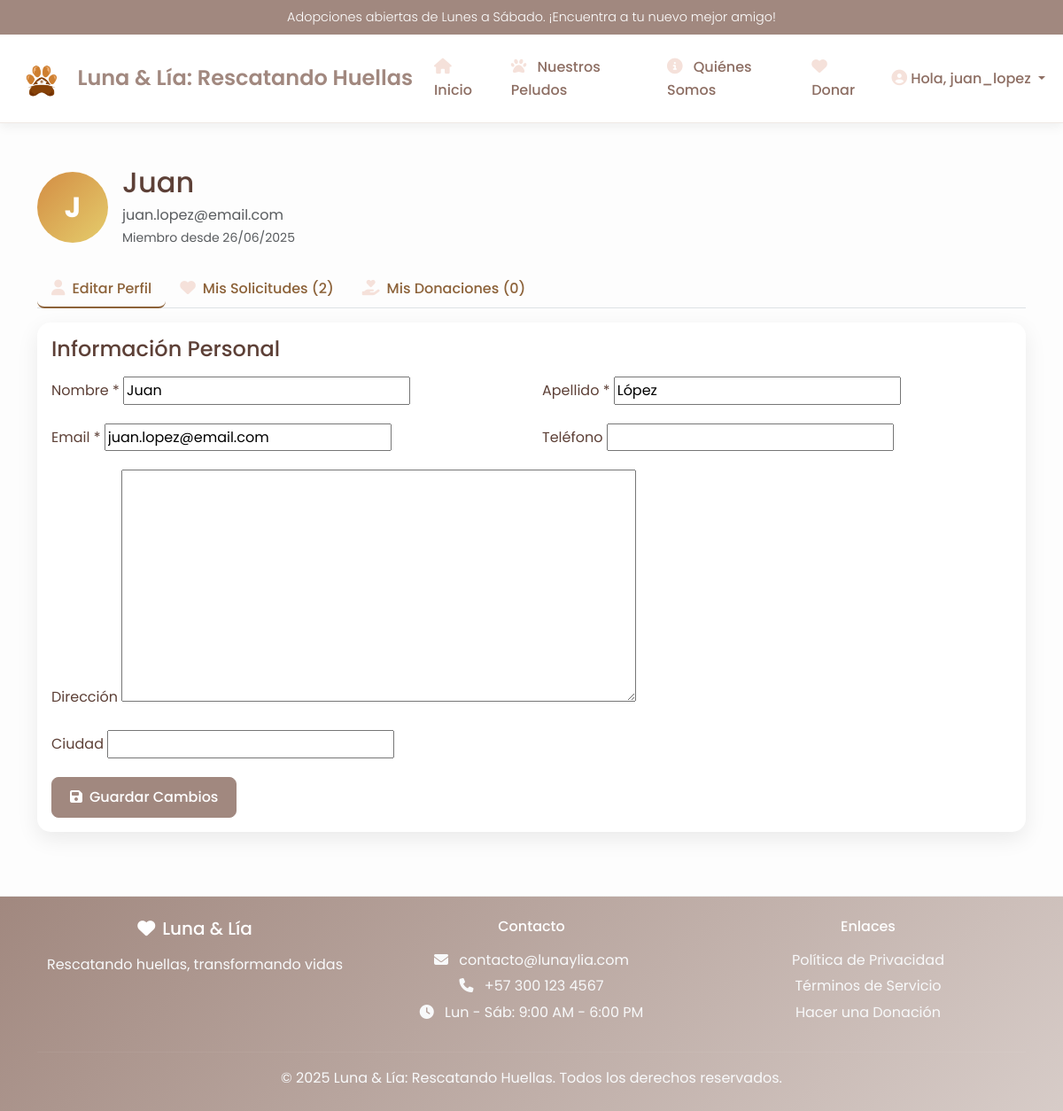
/perfil/ (signed in), run on the app's committed database.
### adopcion/models.py (models this page shows, shortened)
class Usuario(AbstractUser):
    ROL_CHOICES = (
        ('usuario', 'Usuario'),
        ('administrador', 'Administrador'),
    )
    TIPO_VIVIENDA_CHOICES = (
        ('casa', 'Casa'),
        ('apartamento', 'Apartamento'),
        ('finca', 'Finca'),
    )
    first_name = None
    last_name = None
    nombre = models.CharField(
        max_length=100,
        blank=False,
        null=False,
        validators=[
            RegexValidator(
                regex=r'^[a-zA-ZáéíóúÁÉÍÓÚñÑ\s]+$',
                message="El nombre solo puede contener letras y espacios."
            )
        ]
    )
    apellido = models.CharField(
        max_length=100,
        blank=False,
        null=False,
        validators=[
            RegexValidator(
                regex=r'^[a-zA-ZáéíóúÁÉÍÓÚñÑ\s]+$',
                message="El apellido solo puede contener letras y espacios."
            )
        ]
    )
    telefono = models.CharField(
        max_length=20,
        blank=True,
        validators=[
            RegexValidator(
                regex=r'^[\d\s\-\+\(\)]+$',
                message="El teléfono solo puede contener números, espacios, guiones, paréntesis y el símbolo +."
            )
        ]
    )
    direccion = models.TextField(blank=True)
    ciudad = models.CharField(
        max_length=100,
        blank=True,
        validators=[
            RegexValidator(
                regex=r'^[a-zA-ZáéíóúÁÉÍÓÚñÑ\s]+$',
                message="La ciudad solo puede contener letras y espacios."
            )
        ]
    )
    fecha_nacimiento = models.DateField(null=True, blank=True)
    ocupacion = models.CharField(
        max_length=100,
        blank=True,
        validators=[
            RegexValidator(
                regex=r'^[a-zA-ZáéíóúÁÉÍÓÚñÑ\s]+$',
                message="La ocupación solo puede contener letras y espacios."
            )
        ]
    )
    tipo_vivienda = models.CharField(max_length=20, choices=TIPO_VIVIENDA_CHOICES, default='casa')
    tiene_experiencia_mascotas = models.BooleanField(default=False)
    rol = models.CharField(max_length=15, choices=ROL_CHOICES, default='usuario')

### adopcion/views.py (the view)
# urls.py: path('perfil/', views.perfil_view, name='perfil'),
@login_required
def perfil_view(request):
    if request.method == 'POST':
        form = UserUpdateForm(request.POST, instance=request.user)
        if form.is_valid():
            form.save()
            messages.success(request, '¡Tu perfil ha sido actualizado con éxito!')
            return redirect('perfil')
    else:
        form = UserUpdateForm(instance=request.user)
    solicitudes = SolicitudAdopcion.objects.filter(usuario=request.user).order_by('-fecha_solicitud')
    donaciones = Donacion.objects.filter(usuario=request.user).order_by('-fecha_donacion')
    context = {
        'form': form,
        'solicitudes': solicitudes,
        'donaciones': donaciones
    }
    return render(request, 'adopcion/perfil.html', context)

### adopcion/templates/adopcion/perfil.html (shortened to what this page needs)
{% extends 'adopcion/base.html' %}
{% load static %}
{% block content %}
<div class="container mt-4">
    <div class="row">
        <div class="col-12">
            <div class="d-flex align-items-center mb-4">
                <div class="user-avatar-large me-3" style="width: 80px; height: 80px; background: linear-gradient(135deg, #d38d44, #e5cd6c); border-radius: 50%; display: flex; align-items: center; justify-content: center; color: white; font-weight: bold; font-size: 2rem;">
                    {{ user.nombre|default:user.username|first|upper }}
                </div>
                <div>
                    <h2 class="mb-1">{{ user.nombre|default:user.username }}</h2>
                    <p class="text-muted mb-0">{{ user.email }}</p>
                    <small class="text-muted">Miembro desde {{ user.date_joined|date:"d/m/Y" }}</small>
                </div>
            </div>
        </div>
    </div>
    <ul class="nav nav-tabs" id="myTab" role="tablist">
        <li class="nav-item" role="presentation">
            <button class="nav-link active" id="perfil-tab" data-bs-toggle="tab" data-bs-target="#perfil" type="button" role="tab">
                <i class="fas fa-user me-2"></i>Editar Perfil
            </button>
        </li>
        <li class="nav-item" role="presentation">
            <button class="nav-link" id="solicitudes-tab" data-bs-toggle="tab" data-bs-target="#solicitudes" type="button" role="tab">
                <i class="fas fa-heart me-2"></i>Mis Solicitudes ({{ solicitudes.count }})
            </button>
        </li>
        <li class="nav-item" role="presentation">
            <button class="nav-link" id="donaciones-tab" data-bs-toggle="tab" data-bs-target="#donaciones" type="button" role="tab">
                <i class="fas fa-hand-holding-heart me-2"></i>Mis Donaciones ({{ donaciones.count }})
            </button>
        </li>
    </ul>
    <div class="tab-content" id="myTabContent">
        <div class="tab-pane fade show active" id="perfil" role="tabpanel" tabindex="0">
            <div class="card card-body mt-3">
                <h4 class="card-title mb-3">Información Personal</h4>
                <form method="post">
                    <div class="row">
                        <div class="col-md-6">
                            <div class="mb-3">
                                <label for="{{ form.nombre.id_for_label }}" class="form-label">Nombre *</label>
                                {{ form.nombre }}
                            </div>
                        </div>
                        <div class="col-md-6">
                            <div class="mb-3">
                                <label for="{{ form.apellido.id_for_label }}" class="form-label">Apellido *</label>
                                {{ form.apellido }}
                            </div>
                        </div>
                    </div>
                    <div class="row">
                        <div class="col-md-6">
                            <div class="mb-3">
                                <label for="{{ form.email.id_for_label }}" class="form-label">Email *</label>
                                {{ form.email }}
                            </div>
                        </div>
                        <div class="col-md-6">
                            <div class="mb-3">
                                <label for="{{ form.telefono.id_for_label }}" class="form-label">Teléfono</label>
                                {{ form.telefono }}
                            </div>
                        </div>
                    </div>
                    <div class="mb-3">
                        <label for="{{ form.direccion.id_for_label }}" class="form-label">Dirección</label>
                        {{ form.direccion }}
                    </div>
                    <div class="mb-3">
                        <label for="{{ form.ciudad.id_for_label }}" class="form-label">Ciudad</label>
                        {{ form.ciudad }}
                    </div>
                    <button type="submit" class="btn btn-primary">
                        <i class="fas fa-save me-2"></i>Guardar Cambios
                    </button>
                </form>
            </div>
        </div>
    </div>
</div>
{% endblock %}

### adopcion/templates/adopcion/base.html (shortened to what this page needs)
{% load static %}
{% load admin_filters %}
<!DOCTYPE html>
<html lang="es">
<head>
    <link href="https://cdn.jsdelivr.net/npm/bootstrap@5.3.0/dist/css/bootstrap.min.css" rel="stylesheet">
    <link rel="stylesheet" href="https://cdnjs.cloudflare.com/ajax/libs/font-awesome/6.5.1/css/all.min.css">
    <link rel="stylesheet" href="{% static 'css/styles.css' %}">
</head>
<body>
    <header class="header-container">
        <div class="top-bar text-center p-2">
            Adopciones abiertas de Lunes a Sábado. ¡Encuentra a tu nuevo mejor amigo!
        </div>
        <nav class="navbar navbar-expand-lg">
            <div class="container-fluid">
                <a class="navbar-brand d-flex align-items-center" href="{% url 'inicio' %}">
                    <img src="{% static 'images/log.png' %}" alt="Logo Luna & Lía" height="50">
                    <span class="ms-2 site-title">Luna & Lía: Rescatando Huellas</span>
                </a>
                <div class="collapse navbar-collapse" id="navbarNav">
                    {% if user.is_authenticated and user.email|is_admin_email %}
                        <ul class="navbar-nav ms-auto">
                            <li class="nav-item"><a class="nav-link" href="{% url 'admin_dashboard' %}"><i class="fas fa-chart-line"></i> Panel</a></li>
                            <li class="nav-item"><a class="nav-link" href="{% url 'admin_agregar_mascota' %}"><i class="fas fa-plus"></i> Añadir Mascota</a></li>
                            <li class="nav-item"><a class="nav-link" href="{% url 'admin_solicitudes' %}"><i class="fas fa-file-alt"></i> Solicitudes</a></li>
                            <li class="nav-item"><a class="nav-link" href="{% url 'admin_reportes' %}"><i class="fas fa-file-pdf"></i> Reportes</a></li>
                            <li class="nav-item dropdown">
                                <a class="nav-link dropdown-toggle" href="#" id="navbarDropdownDonaciones" role="button" data-bs-toggle="dropdown" aria-expanded="false">
                                    <i class="fas fa-heart"></i> Donaciones
                                </a>
                                <ul class="dropdown-menu" aria-labelledby="navbarDropdownDonaciones">
                                    <li><a class="dropdown-item" href="{% url 'busqueda_donantes' %}"><i class="fas fa-search"></i> Buscar Donantes</a></li>
                                    <li><a class="dropdown-item" href="{% url 'gestionar_categorias' %}"><i class="fas fa-tags"></i> Gestionar Categorías</a></li>
                                </ul>
                            </li>
                            <li class="nav-item dropdown">
                                <a class="nav-link dropdown-toggle" href="#" id="navbarDropdownAdmin" role="button" data-bs-toggle="dropdown" aria-expanded="false">
                                    <i class="fas fa-user-shield"></i> {{ user.username }}
                                </a>
                                <ul class="dropdown-menu dropdown-menu-end" aria-labelledby="navbarDropdownAdmin">
                                    <li>
                                        <a class="dropdown-item position-relative" href="{% url 'notificaciones' %}">
                                            <i class="fas fa-bell"></i> Notificaciones
                                            {% if tiene_notificaciones %}
                                                <span class="position-absolute top-0 start-100 translate-middle badge rounded-pill bg-danger">
                                                    {{ notificaciones_no_leidas }}
                                                </span>
                                            {% endif %}
                                        </a>
                                    </li>
                                    <li><hr class="dropdown-divider"></li>
                                    <li><a class="dropdown-item" href="{% url 'logout' %}">Cerrar Sesión</a></li>
                                </ul>
                            </li>
                        </ul>
                    {% else %}
                        <ul class="navbar-nav mx-auto">
                            <li class="nav-item">
                                <a class="nav-link" href="{% url 'inicio' %}"><i class="fas fa-home"></i> Inicio</a>
                            </li>
                            <li class="nav-item">
                                <a class="nav-link" href="{% url 'lista_mascotas' %}"><i class="fas fa-paw"></i> Nuestros Peludos</a>
                            </li>
                            <li class="nav-item">
                                <a class="nav-link" href="{% url 'quienes_somos' %}"><i class="fas fa-info-circle"></i> Quiénes Somos</a>
                            </li>
                            <li class="nav-item">
                                <a class="nav-link" href="{% url 'donar' %}"><i class="fas fa-heart"></i> Donar</a>
                            </li>
                        </ul>
                        <ul class="navbar-nav ms-auto">
                            {% if user.is_authenticated %}
                                <li class="nav-item dropdown">
                                    <a class="nav-link dropdown-toggle" href="#" id="navbarDropdownUser" role="button" data-bs-toggle="dropdown" aria-expanded="false">
                                        <i class="fas fa-user-circle me-1"></i>Hola, {{ user.username }}
                                    </a>
                                </li>
                            {% else %}
                                <li class="nav-item"><a href="{% url 'login' %}" class="btn btn-primary-custom">Iniciar Sesión</a></li>
                                <li class="nav-item ms-2"><a href="{% url 'registro' %}" class="btn btn-secondary-custom">Registrarse</a></li>
                            {% endif %}
                        </ul>
                    {% endif %}
                </div>
            </div>
        </nav>
    </header>
    <main class="container-fluid py-4">
        {% block content %}{% endblock %}
    </main>
    <footer class="footer-container text-center py-4 mt-5">
        <div class="container">
            <div class="row">
                <div class="col-md-4">
                    <h5 class="text-white mb-3"><i class="fas fa-heart me-2"></i>Luna & Lía</h5>
                    <p class="text-light">Rescatando huellas, transformando vidas</p>
                </div>
                <div class="col-md-4">
                    <h6 class="text-white mb-3">Contacto</h6>
                    <p class="text-light mb-1">
                        <i class="fas fa-envelope me-2"></i>
                        <a href="mailto:contacto@lunaylia.com" class="text-light text-decoration-none">contacto@lunaylia.com</a>
                    </p>
                    <p class="text-light mb-1">
                        <i class="fas fa-phone me-2"></i>
                        <a href="tel:+573001234567" class="text-light text-decoration-none">+57 300 123 4567</a>
                    </p>
                    <p class="text-light">
                        <i class="fas fa-clock me-2"></i>
                        Lun - Sáb: 9:00 AM - 6:00 PM
                    </p>
                </div>
                <div class="col-md-4">
                    <h6 class="text-white mb-3">Enlaces</h6>
                    <p class="mb-1">
                        <a href="#" class="text-light text-decoration-none">Política de Privacidad</a>
                    </p>
                    <p class="mb-1">
                        <a href="#" class="text-light text-decoration-none">Términos de Servicio</a>
                    </p>
                    <p class="mb-0">
                        <a href="{% url 'donar' %}" class="text-light text-decoration-none">Hacer una Donación</a>
                    </p>
                </div>
            </div>
            <hr class="my-3" style="border-color: rgba(255,255,255,0.2);">
            <p class="text-light mb-0">&copy; {% now "Y" %} Luna & Lía: Rescatando Huellas. Todos los derechos reservados.</p>
        </div>
    </footer>
    <div class="toast-container position-fixed bottom-0 end-0 p-3" style="z-index: 9999;">
    </div>
</body>
</html>

### data on the page
Usuario: username "juan_lopez", nombre|first "J", nombre "Juan", email "juan.lopez@email.com", date_joined "26/06/2025", apellido "López"

### other printed values
{{ solicitudes.count }} "2"
{{ donaciones.count }} "0"
